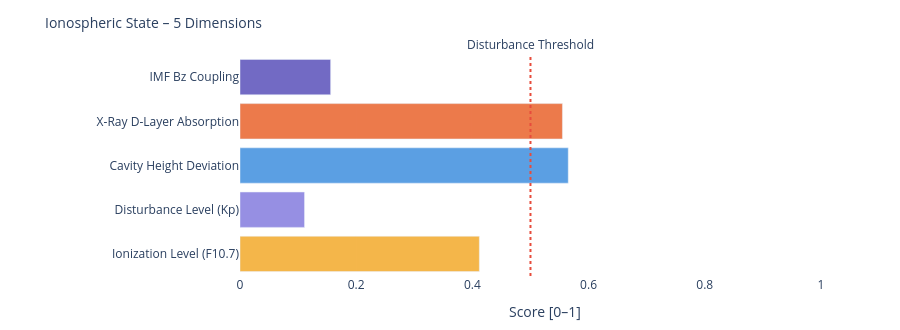

The cell this chart's notebook holds for it:
### Markdown cell above
---
### 📐 Systemic Insight: Geometric Cavity vs. Real Schumann Resonance

**Relevant for:** Layer 6 = delta analysis &nbsp;|&nbsp; Layer 7 = feature vector / system interpretation

A cavity height change from 80 km to 70 km shifts the **idealized geometric frequencies** only minimally:

| Modus | Aktuell | Referenz | Δ |
|-------|---------|----------|---|
| SR-1 | 10.4762 Hz | 10.4599 Hz | +16 mHz |
| SR-2 | 18.1452 Hz | 18.1171 Hz | +28 mHz |
| SR-3 | 25.6612 Hz | 25.6215 Hz | +40 mHz |
| SR-4 | 33.1285 Hz | 33.0772 Hz | +51 mHz |

The geometric effect is limited because 10 km is very small compared to Earth's radius (~6371 km).

**Consequence:** Real Schumann deviations are likely driven more strongly by **conductivity, damping, day/night structure, lightning distribution and source geometry** than by pure cavity height.

---

**Layer 6 compares:**
```
geometric Δ from Layer 4  vs.  observed Δ from real Schumann measurement data
```

**Layer 7 Feature:**
```
If real Δ >> geometric Δ  →  non-geometric factors dominant
```

### Code cell
# ============================================================
# IONOSPHERIC STATE – Summary gauge
# Five dimensions: ionization, disturbance, cavity height, X-Ray, Bz coupling
# ============================================================

def norm(v, lo, hi):
    if v is None: return None
    return round(max(0.0, min(1.0, (v - lo) / (hi - lo))), 3)

# Ionization level (F10.7 → F2-Layer)
ioniz = norm(f107_val, 60, 250)

# Disturbance level (Kp → E/F-Layer irregularities)
disturb = norm(kp_val, 0, 9)

# Cavity height deviation from reference (80 km)
h_dev = norm(abs(h_eff - 80), 0, 20)

# X-Ray ionization (D-Layer absorption)
xray_ioniz = None
if xray_now is not None:
    xray_ioniz = norm(math.log10(max(xray_now, 1e-9)) + 9, 0, 5)

# Bz coupling (southward Bz → stronger magnetosphere-ionosphere coupling)
bz_coupling = norm(-(bz_now or 0), -5, 30) if bz_now is not None else None

dims = [
    ('Ionization Level (F10.7)',    ioniz,      '#F2A623'),
    ('Disturbance Level (Kp)',      disturb,    '#7F77DD'),
    ('Cavity Height Deviation',     h_dev,      '#378ADD'),
    ('X-Ray D-Layer Absorption',    xray_ioniz, '#E85D24'),
    ('IMF Bz Coupling',             bz_coupling,'#534AB7'),
]

fig = go.Figure()
for name, val, col in dims:
    if val is not None:
        h = int(val * 20)
        bar = '█' * h + '░' * (20 - h)
        label = f'{name}:  {bar}  {val:.3f}'
    else:
        label = f'{name}:  {"─" * 20}  n/a'
    fig.add_trace(go.Bar(
        x=[val if val is not None else 0],
        y=[name],
        orientation='h',
        marker_color=col, opacity=0.82,
        showlegend=False
    ))

fig.add_vline(x=0.5, line_dash='dot', line_color='#e74c3c',
              annotation_text='Disturbance Threshold', annotation_position='top')
fig.update_layout(
    title=dict(text='Ionospheric State – 5 Dimensions', font=dict(size=14)),
    xaxis=dict(title='Score [0–1]', range=[0, 1.05]),
    height=330, plot_bgcolor='rgba(0,0,0,0)', paper_bgcolor='rgba(0,0,0,0)',
    margin=dict(l=240, r=50, t=55, b=40)
)
fig.show()

print(f'\nIonospheric state:')
for name, val, _ in dims:
    print(f'  {name:<35} {val:.3f}' if val is not None else f'  {name:<35} n/a')

### Figure 1 — Plotly figure (JSON) as saved in the notebook; plotly's stock layout.template omitted (floating-point values rounded to 4 significant figures)
{"data": [{"marker": {"color": "#F2A623"}, "opacity": 0.82, "orientation": "h", "showlegend": false, "type": "bar", "x": [0.412], "y": ["Ionization Level (F10.7)"]}, {"marker": {"color": "#7F77DD"}, "opacity": 0.82, "orientation": "h", "showlegend": false, "type": "bar", "x": [0.111], "y": ["Disturbance Level (Kp)"]}, {"marker": {"color": "#378ADD"}, "opacity": 0.82, "orientation": "h", "showlegend": false, "type": "bar", "x": [0.565], "y": ["Cavity Height Deviation"]}, {"marker": {"color": "#E85D24"}, "opacity": 0.82, "orientation": "h", "showlegend": false, "type": "bar", "x": [0.555], "y": ["X-Ray D-Layer Absorption"]}, {"marker": {"color": "#534AB7"}, "opacity": 0.82, "orientation": "h", "showlegend": false, "type": "bar", "x": [0.156], "y": ["IMF Bz Coupling"]}], "layout": {"annotations": [{"showarrow": false, "text": "Disturbance Threshold", "x": 0.5, "xanchor": "center", "xref": "x", "y": 1, "yanchor": "bottom", "yref": "y domain"}], "height": 330, "margin": {"b": 40, "l": 240, "r": 50, "t": 55}, "paper_bgcolor": "rgba(0,0,0,0)", "plot_bgcolor": "rgba(0,0,0,0)", "shapes": [{"line": {"color": "#e74c3c", "dash": "dot"}, "type": "line", "x0": 0.5, "x1": 0.5, "xref": "x", "y0": 0, "y1": 1, "yref": "y domain"}], "title": {"font": {"size": 14}, "text": "Ionospheric State – 5 Dimensions"}, "xaxis": {"range": [0, 1.05], "title": {"text": "Score [0–1]"}}}}
